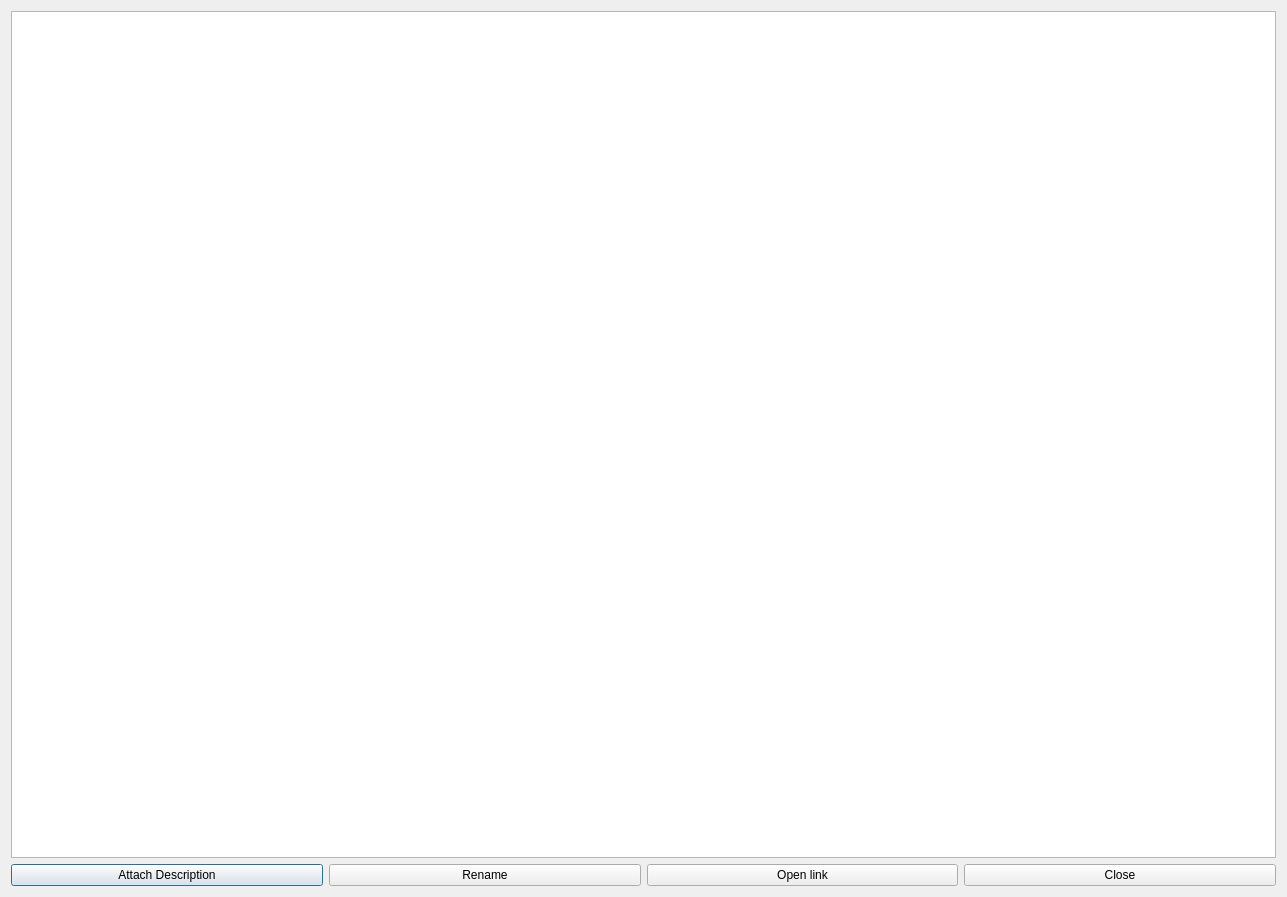
<?xml version="1.0" encoding="UTF-8"?>
<ui version="4.0">
 <class>Dialog</class>
 <widget class="QDialog" name="Dialog">
  <property name="geometry">
   <rect>
    <x>0</x>
    <y>0</y>
    <width>1287</width>
    <height>897</height>
   </rect>
  </property>
  <property name="windowTitle">
   <string>Dialog</string>
  </property>
  <layout class="QGridLayout" name="gridLayout_2">
   <item row="0" column="0">
    <widget class="QTableWidget" name="tableWidget"/>
   </item>
   <item row="1" column="0">
    <layout class="QGridLayout" name="gridLayout">
     <item row="0" column="0">
      <widget class="QPushButton" name="renameBtn_2">
       <property name="text">
        <string>Attach Description</string>
       </property>
      </widget>
     </item>
     <item row="0" column="1">
      <widget class="QPushButton" name="renameBtn">
       <property name="text">
        <string>Rename</string>
       </property>
      </widget>
     </item>
     <item row="0" column="2">
      <widget class="QPushButton" name="openBtn">
       <property name="text">
        <string>Open link</string>
       </property>
      </widget>
     </item>
     <item row="0" column="3">
      <widget class="QPushButton" name="closeBtn">
       <property name="text">
        <string>Close</string>
       </property>
      </widget>
     </item>
    </layout>
   </item>
  </layout>
 </widget>
 <resources/>
 <connections/>
</ui>
